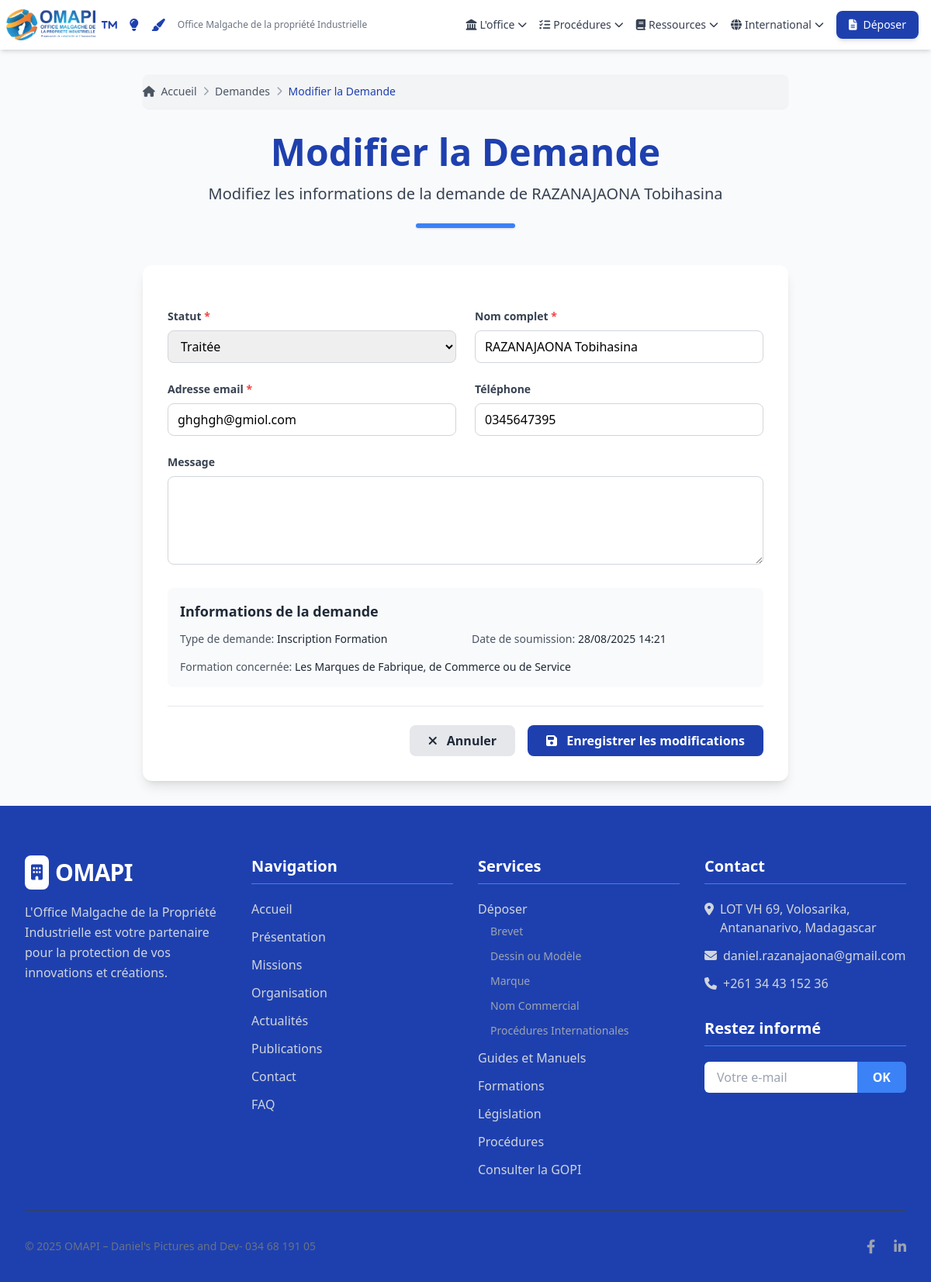
/demandes/6/edit/ (signed in), run on the app's committed database.
### content_management/models.py (models this page shows, shortened)
class DemandeUtilisateur(models.Model):
    TYPE_DEMANDE_CHOICES = [
        ('gopi', 'Demande GOPI'),
        ('renouvellement', 'Demande Renouvellement'),
        ('inscription_registre', 'Demande Inscription au Registre'),
        ('inscription_formation', 'Inscription Formation'),
    ]
    STATUT_CHOICES = [
        ('nouvelle', 'Nouvelle'),
        ('en_cours', 'En cours'),
        ('traitee', 'Traitée'),
        ('archivee', 'Archivée'),
    ]
    type_demande = models.CharField(max_length=50, choices=TYPE_DEMANDE_CHOICES, verbose_name="Type de Demande")
    nom = models.CharField(max_length=100, verbose_name="Nom Complet")
    email = models.EmailField(verbose_name="Adresse E-mail")
    telephone = models.CharField(max_length=20, blank=True, null=True, verbose_name="Téléphone")
    message = models.TextField(blank=True, null=True, verbose_name="Message")
    date_soumission = models.DateTimeField(auto_now_add=True, verbose_name="Date de Soumission")
    statut = models.CharField(max_length=20, choices=STATUT_CHOICES, default='nouvelle', verbose_name="Statut")
    gopi_concernee = models.ForeignKey(GOPI, on_delete=models.SET_NULL, null=True, blank=True, verbose_name="GOPI Concernée")
    renouvellement_concerne = models.ForeignKey(Renouvellement, on_delete=models.SET_NULL, null=True, blank=True, verbose_name="Renouvellement Concerné")
    inscription_registre_concernee = models.ForeignKey(InscriptionRegistre, on_delete=models.SET_NULL, null=True, blank=True, verbose_name="Inscription au Registre Concernée")
    formation_concernee = models.ForeignKey(Formation, on_delete=models.SET_NULL, null=True, blank=True, verbose_name="Formation Concernée")
    class Meta:
        ordering = ['-date_soumission']
        verbose_name = "Demande Utilisateur"
        verbose_name_plural = "Demandes Utilisateur"

class Formation(models.Model):
    titre = models.CharField(max_length=250)
    slug = models.SlugField(unique=True, max_length=250)
    description = models.TextField()
    date_debut = models.DateField(blank=True, null=True)
    date_fin = models.DateField(blank=True, null=True)
    lieu = models.CharField(max_length=200, blank=True, null=True)
    formateurs = models.CharField(max_length=250, blank=True, null=True) # Noms des formateurs
    programme = models.FileField(upload_to='programmes_formation/', blank=True, null=True)
    est_active = models.BooleanField(default=True, verbose_name="Formation active")
    public_cible = models.TextField(blank=True, null=True, verbose_name="Public Cible")
    objectifs_apprentissage = models.TextField(blank=True, null=True, verbose_name="Objectifs d'Apprentissage")
    prix = models.CharField(max_length=100, blank=True, null=True, verbose_name="Coût")
    modalites_inscription = models.TextField(blank=True, null=True, verbose_name="Modalités d'Inscription")
    image_presentation = models.ImageField(upload_to='formations/', blank=True, null=True, verbose_name="Image de Présentation")
    duree_heures = models.CharField(max_length=50, blank=True, null=True, verbose_name="Durée en Heures")
    TYPE_FORMATION_CHOICES = [
        ('general', 'Général'),
        ('brevets', 'Brevets'),
        ('marques', 'Marques'),
        ('dessins_modeles', 'Dessins & Modèles'),
        ('contentieux', 'Contentieux PI'),
        ('valorisation', 'Valorisation PI'),
    ]
    type_formation = models.CharField(max_length=50, choices=TYPE_FORMATION_CHOICES, default='general', verbose_name="Type de Formation")
    class Meta:
        ordering = ['date_debut']
        verbose_name = "Formation"
        verbose_name_plural = "Formations"

### frontend/views.py (the view)
# urls.py: path('demandes/<int:pk>/edit/', views.edit_demande, name='edit_demande'),
@staff_member_required
def edit_demande(request, pk):
    demande = get_object_or_404(DemandeUtilisateur, pk=pk)
    from frontend.forms import DemandeUtilisateurForm
    if request.method == 'POST':
        form = DemandeUtilisateurForm(request.POST, instance=demande)
        if form.is_valid():
            form.save()
            return redirect('liste_demandes')
    else:
        form = DemandeUtilisateurForm(instance=demande)
    context = {
        'form': form,
        'demande': demande,
    }
    return render(request, 'frontend/edit_demande.html', context)

### frontend/templates/frontend/edit_demande.html (shortened to what this page needs)
{% load static %}
<!DOCTYPE html>
<html lang="fr">
<head>
    <script src="https://cdn.tailwindcss.com"></script>
    <link rel="stylesheet" href="https://cdnjs.cloudflare.com/ajax/libs/font-awesome/6.4.0/css/all.min.css">
</head>
<body class="bg-gray-50">
    {% include 'frontend/includes/header.html' %}
    <main class="py-8">
        <div class="max-w-4xl mx-auto px-4 sm:px-6 lg:px-8">
            <div class="bg-gray-100 py-3 rounded-lg mb-8 shadow-sm">
                <nav class="flex items-center space-x-2 text-sm">
                    <a href="{% url 'index' %}" class="text-gray-600 hover:text-primary transition-colors duration-300">
                        <i class="fas fa-home mr-1"></i> Accueil
                    </a>
                    <i class="fas fa-chevron-right text-gray-400 text-xs"></i>
                    <a href="{% url 'liste_demandes' %}" class="text-gray-600 hover:text-primary transition-colors duration-300">Demandes</a>
                    <i class="fas fa-chevron-right text-gray-400 text-xs"></i>
                    <span class="text-primary font-medium">Modifier la Demande</span>
                </nav>
            </div>
            <div class="text-center mb-12">
                <h1 class="text-4xl md:text-5xl font-extrabold text-primary mb-4 leading-tight">
                    Modifier la Demande
                </h1>
                <p class="text-xl text-gray-700 max-w-3xl mx-auto">
                    Modifiez les informations de la demande de {{ demande.nom }}
                </p>
                <div class="w-32 h-1.5 bg-secondary rounded-full mt-6 mx-auto shadow"></div>
            </div>
            <div class="bg-white p-8 rounded-xl shadow-lg">
                <form method="post" class="space-y-6">
                    <div class="grid grid-cols-1 md:grid-cols-2 gap-6">
                        <div>
                            <label for="{{ form.statut.id_for_label }}" class="block text-gray-700 text-sm font-bold mb-2">
                                Statut <span class="text-red-500">*</span>
                            </label>
                            {{ form.statut }}
                        </div>
                        <div>
                            <label for="{{ form.nom.id_for_label }}" class="block text-gray-700 text-sm font-bold mb-2">
                                Nom complet <span class="text-red-500">*</span>
                            </label>
                            {{ form.nom }}
                        </div>
                        <div>
                            <label for="{{ form.email.id_for_label }}" class="block text-gray-700 text-sm font-bold mb-2">
                                Adresse email <span class="text-red-500">*</span>
                            </label>
                            {{ form.email }}
                        </div>
                        <div>
                            <label for="{{ form.telephone.id_for_label }}" class="block text-gray-700 text-sm font-bold mb-2">
                                Téléphone
                            </label>
                            {{ form.telephone }}
                        </div>
                    </div>
                    <div>
                        <label for="{{ form.message.id_for_label }}" class="block text-gray-700 text-sm font-bold mb-2">
                            Message
                        </label>
                        {{ form.message }}
                    </div>
                    <div class="bg-gray-50 p-4 rounded-lg">
                        <h3 class="text-lg font-semibold text-gray-800 mb-3">Informations de la demande</h3>
                        <div class="grid grid-cols-1 md:grid-cols-2 gap-4 text-sm">
                            <div>
                                <span class="font-medium text-gray-600">Type de demande:</span>
                                <span class="text-gray-800">{{ demande.get_type_demande_display }}</span>
                            </div>
                            <div>
                                <span class="font-medium text-gray-600">Date de soumission:</span>
                                <span class="text-gray-800">{{ demande.date_soumission|date:"d/m/Y H:i" }}</span>
                            </div>
                            {% if demande.gopi_concernee %}
                            <div class="md:col-span-2">
                                <span class="font-medium text-gray-600">GOPI concernée:</span>
                                <span class="text-gray-800">n°{{ demande.gopi_concernee.numero }}</span>
                            </div>
                            {% elif demande.renouvellement_concerne %}
                            <div class="md:col-span-2">
                                <span class="font-medium text-gray-600">Renouvellement concerné:</span>
                                <span class="text-gray-800">n°{{ demande.renouvellement_concerne.numero_edition }}</span>
                            </div>
                            {% elif demande.inscription_registre_concernee %}
                            <div class="md:col-span-2">
                                <span class="font-medium text-gray-600">Inscription registre concernée:</span>
                                <span class="text-gray-800">n°{{ demande.inscription_registre_concernee.numero_gopi }}</span>
                            </div>
                            {% elif demande.formation_concernee %}
                            <div class="md:col-span-2">
                                <span class="font-medium text-gray-600">Formation concernée:</span>
                                <span class="text-gray-800">{{ demande.formation_concernee.titre }}</span>
                            </div>
                            {% endif %}
                        </div>
                    </div>
                    <div class="flex justify-end space-x-4 pt-6 border-t">
                        <a href="{% url 'liste_demandes' %}" class="bg-gray-200 hover:bg-gray-300 text-gray-800 font-bold py-2 px-6 rounded-lg transition-colors duration-300">
                            <i class="fas fa-times mr-2"></i> Annuler
                        </a>
                        <button type="submit" class="bg-primary hover:bg-secondary text-white font-bold py-2 px-6 rounded-lg transition-colors duration-300">
                            <i class="fas fa-save mr-2"></i> Enregistrer les modifications
                        </button>
                    </div>
                </form>
            </div>
        </div>
    </main>
    {% include 'frontend/includes/footer.html' %}
</body>
</html>

### data on the page
DemandeUtilisateur: nom "RAZANAJAONA Tobihasina", statut "Traitée", email "ghghgh@gmiol.com", telephone "0345647395", type_demande "Inscription Formation", date_soumission "28/08/2025 14:21", formation_concernee.titre "Les Marques de Fabrique, de Commerce ou de Service"
